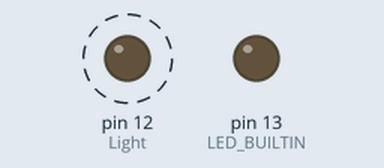
Simulated run of this sketch. Board: Arduino Uno, built with avr-gcc and run on an emulated ATmega328P. Shown: output pins drawn as LEDs (lit = HIGH). Dashed ring = blinking.

Above: at 0.5 s.
At 3.62 s:
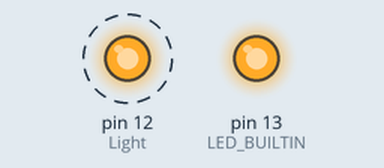
Timing chart, 0 to 4.6 s (numbered marks = the images above):
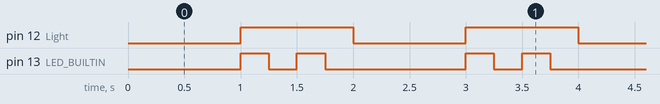

The sketch:

blinking_lights_5.1.23.ino
```cpp
int Light = 12 ; //Hero board pin 12

void setup() {
  // put your setup code here, to run once:
  pinMode(Light, OUTPUT);
  pinMode(LED_BUILTIN, OUTPUT);
  digitalWrite(Light, LOW);

}

void loop() {
  // put your main code here, to run repeatedly:
  ledBlink();
  builtInBlink();

}

void ledBlink()
{
  digitalWrite(Light, LOW);
  digitalWrite(LED_BUILTIN, LOW);
  delay(1000);
}

void builtInBlink()
{
  digitalWrite(Light, HIGH);
  digitalWrite(LED_BUILTIN, HIGH);
  delay(250);
  digitalWrite(LED_BUILTIN, LOW);
  delay(250);
  digitalWrite(LED_BUILTIN, HIGH);
  delay(250);
  digitalWrite(LED_BUILTIN, LOW);
  delay(250);
}
```

Measured:
- by itself, pin 12 (Light): alternates HIGH for 1.0 s and LOW for 1.0 s
- by itself, pin 13 (LED_BUILTIN): repeats every 2.0 s: LOW 0.25 s, HIGH 0.25 s, LOW 1.3 s, HIGH 0.25 s
- by itself, everything shown: repeats every 2.0 s, in 5 steps
